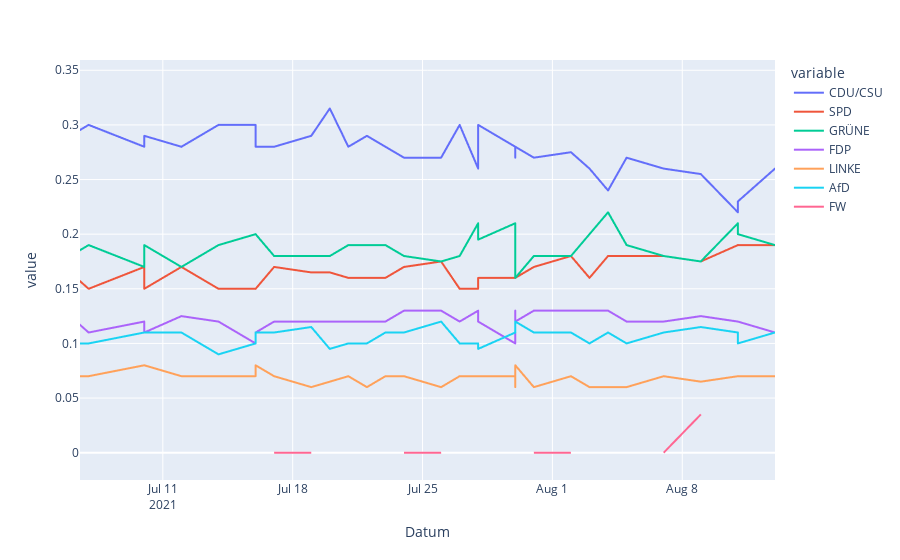

The cell this chart's notebook holds for it:
### Code cell
data.plot(x="Datum", y=["CDU/CSU", "SPD", "GRÜNE", "FDP", "LINKE", "AfD", "FW"])

### Figure 1 — Plotly figure (JSON) as saved in the notebook; plotly's stock layout.template omitted (floating-point values rounded to 4 significant figures; data arrays with more than 128 entries replaced by an {"elided": "..."} marker saying what was removed)
{"data": [{"hovertemplate": "variable=CDU/CSU<br>Datum=%{x}<br>value=%{y}<extra></extra>", "legendgroup": "CDU/CSU", "line": {"color": "#636efa", "dash": "solid"}, "marker": {"symbol": "circle"}, "mode": "lines", "name": "CDU/CSU", "showlegend": true, "type": "scattergl", "x": {"elided": "1736 str values"}, "xaxis": "x", "y": {"elided": "1736 float values"}, "yaxis": "y"}, {"hovertemplate": "variable=SPD<br>Datum=%{x}<br>value=%{y}<extra></extra>", "legendgroup": "SPD", "line": {"color": "#EF553B", "dash": "solid"}, "marker": {"symbol": "circle"}, "mode": "lines", "name": "SPD", "showlegend": true, "type": "scattergl", "x": {"elided": "1736 str values"}, "xaxis": "x", "y": {"elided": "1736 float values"}, "yaxis": "y"}, {"hovertemplate": "variable=GRÜNE<br>Datum=%{x}<br>value=%{y}<extra></extra>", "legendgroup": "GRÜNE", "line": {"color": "#00cc96", "dash": "solid"}, "marker": {"symbol": "circle"}, "mode": "lines", "name": "GRÜNE", "showlegend": true, "type": "scattergl", "x": {"elided": "1736 str values"}, "xaxis": "x", "y": {"elided": "1736 float values"}, "yaxis": "y"}, {"hovertemplate": "variable=FDP<br>Datum=%{x}<br>value=%{y}<extra></extra>", "legendgroup": "FDP", "line": {"color": "#ab63fa", "dash": "solid"}, "marker": {"symbol": "circle"}, "mode": "lines", "name": "FDP", "showlegend": true, "type": "scattergl", "x": {"elided": "1736 str values"}, "xaxis": "x", "y": {"elided": "1736 float values"}, "yaxis": "y"}, {"hovertemplate": "variable=LINKE<br>Datum=%{x}<br>value=%{y}<extra></extra>", "legendgroup": "LINKE", "line": {"color": "#FFA15A", "dash": "solid"}, "marker": {"symbol": "circle"}, "mode": "lines", "name": "LINKE", "showlegend": true, "type": "scattergl", "x": {"elided": "1736 str values"}, "xaxis": "x", "y": {"elided": "1736 float values"}, "yaxis": "y"}, {"hovertemplate": "variable=AfD<br>Datum=%{x}<br>value=%{y}<extra></extra>", "legendgroup": "AfD", "line": {"color": "#19d3f3", "dash": "solid"}, "marker": {"symbol": "circle"}, "mode": "lines", "name": "AfD", "showlegend": true, "type": "scattergl", "x": {"elided": "1736 str values"}, "xaxis": "x", "y": {"elided": "1736 float values"}, "yaxis": "y"}, {"hovertemplate": "variable=FW<br>Datum=%{x}<br>value=%{y}<extra></extra>", "legendgroup": "FW", "line": {"color": "#FF6692", "dash": "solid"}, "marker": {"symbol": "circle"}, "mode": "lines", "name": "FW", "showlegend": true, "type": "scattergl", "x": {"elided": "1736 str values"}, "xaxis": "x", "y": {"elided": "1736 float values"}, "yaxis": "y"}], "layout": {"autosize": true, "legend": {"title": {"text": "variable"}, "tracegroupgap": 0}, "margin": {"t": 60}, "xaxis": {"anchor": "y", "autorange": false, "domain": [0, 1], "range": ["2021-07-06 12:49:12.2317", "2021-08-13"], "title": {"text": "Datum"}, "type": "date"}, "yaxis": {"anchor": "x", "autorange": false, "domain": [0, 1], "range": [-0.025, 0.3594], "title": {"text": "value"}, "type": "linear"}}}
